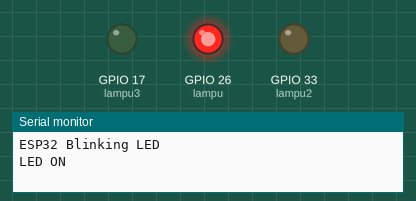
Simulated run of this program. Board: ESP32. Parts: output pins drawn as LEDs (lit = HIGH), the last lines printed to the serial monitor.

Above: at 2.0 s.
At 5.0 s:
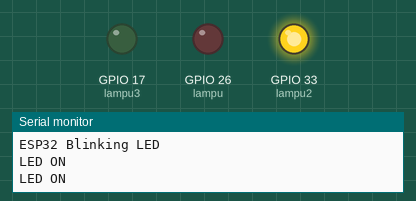
At 7.5 s:
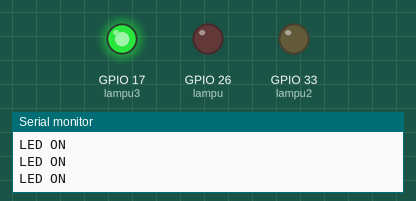
Timing chart, 0 to 11.7 s (numbered marks = the images above):
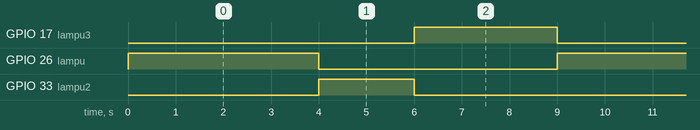

The program:

main.cpp
```cpp
#include <Arduino.h>


// Deklarasi pin LED
int lampu = 26;
int lampu2 = 33;
int lampu3 = 17;


void setup() {
    Serial.begin(115200);  // Inisialisasi komunikasi Serial
    Serial.println("ESP32 Blinking LED");


    // Atur pin sebagai OUTPUT
    pinMode(lampu, OUTPUT);
    pinMode(lampu2, OUTPUT);
    pinMode(lampu3, OUTPUT);
}


void loop() {
    // Nyalakan kedua LED
    digitalWrite(lampu, HIGH);
    digitalWrite(lampu2, LOW);
    digitalWrite(lampu3, LOW);
    Serial.println("LED ON");

    delay(4000);


    digitalWrite(lampu, LOW);
    digitalWrite(lampu2, HIGH);
    digitalWrite(lampu3, LOW);
    Serial.println("LED ON");

    delay(2000);

    digitalWrite(lampu, LOW);
    digitalWrite(lampu2, LOW);
    digitalWrite(lampu3, HIGH);
    Serial.println("LED ON");

    delay(3000);
}
```

Measured:
- by itself, GPIO 17 (lampu3): alternates HIGH for 3.0 s and LOW for 6.0 s
- by itself, GPIO 26 (lampu): alternates HIGH for 4.0 s and LOW for 5.0 s
- by itself, GPIO 33 (lampu2): alternates HIGH for 2.0 s and LOW for 7.0 s
